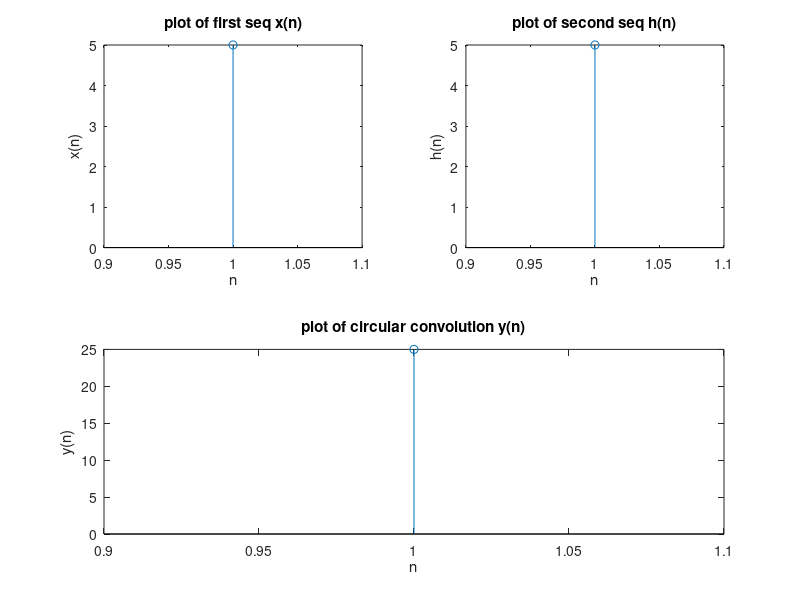

Source code (MATLAB):
xn=input('Enter the first sequence x(n): ');
hn=input('Enter the second sequence h(n): ');
l1=length(xn);
l2=length(hn);
N=max(l1,l2);
% Perform convolution
y = cconv(xn, hn, N);
% Padding Zeros
xn=[xn, zeros(1, N-l1)];
hn=[hn, zeros(1, N-l2)];
% Displaying Output
disp('circular convolution of the given sequence is: ');
disp(y);
% Plotting the Input & Output
subplot(2,2,1);
stem(xn);
xlabel('n');
ylabel('x(n)');
title('plot of first seq x(n)')
subplot(2,2,2);
stem(hn);
xlabel('n');
ylabel('h(n)');
title('plot of second seq h(n)')
subplot(2,1,2);
stem(y);
xlabel('n');
ylabel('y(n)');
title('plot of circular convolution y(n)');